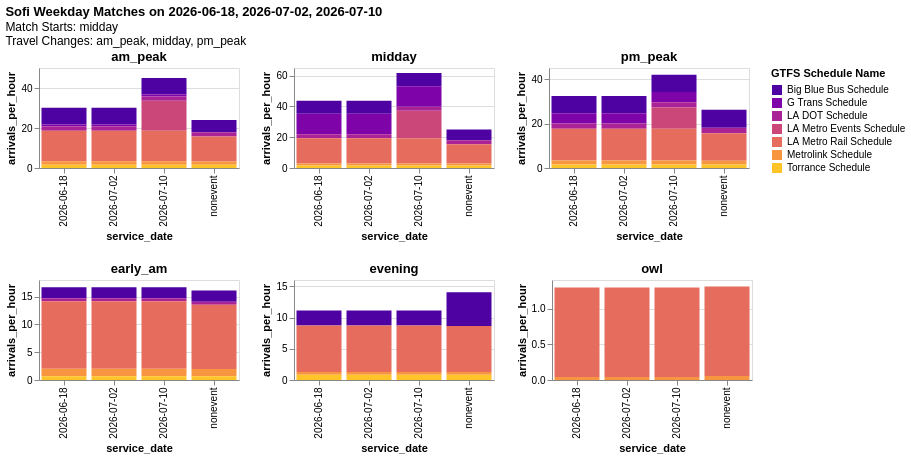

Write notebook code for a chart like this one.
### Code cell
MATCH_TOD = "midday"
MATCH_DAY_TYPE = "weekday"

filtered_sofi_dict = event_helpers.grab_matches_by_day_type(
    wc_vars.sofi_match_times, MATCH_TOD, MATCH_DAY_TYPE)

MATCH_DAYS = list(filtered_sofi_dict.keys())

selection = alt.selection_point(fields=["schedule_name"], bind="legend")

indiv_time_of_day_charts = [
    chart_utils.arrivals_by_time_of_day_grouped_bar(
        stop_tod_df[stop_tod_df.service_date.isin(["nonevent"] + MATCH_DAYS)], 
        time_of_day, 
        MATCH_DAY_TYPE
    ).properties(
        title = f"{time_of_day}", width=200, height=100
    ).add_params(selection) 
    for time_of_day in ["am_peak", "midday", "pm_peak", "early_am", "evening", "owl"]
    # set time-of-day order to put times surrounding match at the top
]    

alt.vconcat(
    alt.hconcat(*indiv_time_of_day_charts[:3]),
    alt.hconcat(*indiv_time_of_day_charts[3:])
).add_params(selection).properties(
    title={
        "text": f"Sofi {MATCH_DAY_TYPE.title()} Matches on {', '.join(MATCH_DAYS)}", 
        "subtitle": [f"Match Starts: {MATCH_TOD}", "Travel Changes: am_peak, midday, pm_peak"]
}).resolve_scale(y ='shared')

### Figure 1 — Vega-Lite specification as saved in the notebook (floating-point values rounded to 4 significant figures)
{"config": {"view": {"continuousWidth": 300, "continuousHeight": 300}}, "vconcat": [{"hconcat": [{"data": {"name": "data-d1bce84691cea832c64e9eb0a28d695e"}, "mark": {"type": "bar"}, "encoding": {"color": {"field": "schedule_name", "scale": {"scheme": "plasma"}, "title": "GTFS Schedule Name", "type": "nominal"}, "opacity": {"condition": [{"param": "param_a158309175e8dd35", "value": 1}], "value": 0.2}, "tooltip": [{"field": "service_date", "type": "nominal"}, {"field": "schedule_name", "type": "nominal"}, {"field": "day_type", "type": "nominal"}, {"field": "time_of_day", "type": "nominal"}, {"field": "arrivals_per_hour", "type": "quantitative"}], "x": {"field": "service_date", "type": "nominal"}, "y": {"field": "arrivals_per_hour", "type": "quantitative"}}, "height": 100, "name": "view_f9486f6c983d7c4b_0", "title": "am_peak", "width": 200}, {"data": {"name": "data-445a67df2d89c1b43c7ea03a871e0b69"}, "mark": {"type": "bar"}, "encoding": {"color": {"field": "schedule_name", "scale": {"scheme": "plasma"}, "title": "GTFS Schedule Name", "type": "nominal"}, "opacity": {"condition": [{"param": "param_a158309175e8dd35", "value": 1}], "value": 0.2}, "tooltip": [{"field": "service_date", "type": "nominal"}, {"field": "schedule_name", "type": "nominal"}, {"field": "day_type", "type": "nominal"}, {"field": "time_of_day", "type": "nominal"}, {"field": "arrivals_per_hour", "type": "quantitative"}], "x": {"field": "service_date", "type": "nominal"}, "y": {"field": "arrivals_per_hour", "type": "quantitative"}}, "height": 100, "name": "view_ff074af3137010f8_1", "title": "midday", "width": 200}, {"data": {"name": "data-72ea6448847cb14177fd93e15ac3bbdb"}, "mark": {"type": "bar"}, "encoding": {"color": {"field": "schedule_name", "scale": {"scheme": "plasma"}, "title": "GTFS Schedule Name", "type": "nominal"}, "opacity": {"condition": [{"param": "param_a158309175e8dd35", "value": 1}], "value": 0.2}, "tooltip": [{"field": "service_date", "type": "nominal"}, {"field": "schedule_name", "type": "nominal"}, {"field": "day_type", "type": "nominal"}, {"field": "time_of_day", "type": "nominal"}, {"field": "arrivals_per_hour", "type": "quantitative"}], "x": {"field": "service_date", "type": "nominal"}, "y": {"field": "arrivals_per_hour", "type": "quantitative"}}, "height": 100, "name": "view_c847cef48043feca_2", "title": "pm_peak", "width": 200}]}, {"hconcat": [{"data": {"name": "data-3fd7786a6aa28c065c086a2c31150a24"}, "mark": {"type": "bar"}, "encoding": {"color": {"field": "schedule_name", "scale": {"scheme": "plasma"}, "title": "GTFS Schedule Name", "type": "nominal"}, "opacity": {"condition": [{"param": "param_a158309175e8dd35", "value": 1}], "value": 0.2}, "tooltip": [{"field": "service_date", "type": "nominal"}, {"field": "schedule_name", "type": "nominal"}, {"field": "day_type", "type": "nominal"}, {"field": "time_of_day", "type": "nominal"}, {"field": "arrivals_per_hour", "type": "quantitative"}], "x": {"field": "service_date", "type": "nominal"}, "y": {"field": "arrivals_per_hour", "type": "quantitative"}}, "height": 100, "name": "view_c39b7b4f1748fafd_0", "title": "early_am", "width": 200}, {"data": {"name": "data-2212a4420f5fe33f2a986e02635774fd"}, "mark": {"type": "bar"}, "encoding": {"color": {"field": "schedule_name", "scale": {"scheme": "plasma"}, "title": "GTFS Schedule Name", "type": "nominal"}, "opacity": {"condition": [{"param": "param_a158309175e8dd35", "value": 1}], "value": 0.2}, "tooltip": [{"field": "service_date", "type": "nominal"}, {"field": "schedule_name", "type": "nominal"}, {"field": "day_type", "type": "nominal"}, {"field": "time_of_day", "type": "nominal"}, {"field": "arrivals_per_hour", "type": "quantitative"}], "x": {"field": "service_date", "type": "nominal"}, "y": {"field": "arrivals_per_hour", "type": "quantitative"}}, "height": 100, "name": "view_2cf6fe96efd421d5_1", "title": "evening", "width": 200}, {"data": {"name": "data-e68e04fa0cd42c44de89b12f7204658c"}, "mark": {"type": "bar"}, "encoding": {"color": {"field": "schedule_name", "scale": {"scheme": "plasma"}, "title": "GTFS Schedule Name", "type": "nominal"}, "opacity": {"condition": [{"param": "param_a158309175e8dd35", "value": 1}], "value": 0.2}, "tooltip": [{"field": "service_date", "type": "nominal"}, {"field": "schedule_name", "type": "nominal"}, {"field": "day_type", "type": "nominal"}, {"field": "time_of_day", "type": "nominal"}, {"field": "arrivals_per_hour", "type": "quantitative"}], "x": {"field": "service_date", "type": "nominal"}, "y": {"field": "arrivals_per_hour", "type": "quantitative"}}, "height": 100, "name": "view_7e26222b934b5f65_2", "title": "owl", "width": 200}]}], "params": [{"name": "param_a158309175e8dd35", "select": {"type": "point", "fields": ["schedule_name"]}, "bind": "legend", "views": ["view_c39b7b4f1748fafd_0", "view_2cf6fe96efd421d5_1", "view_7e26222b934b5f65_2", "view_f9486f6c983d7c4b_0", "view_ff074af3137010f8_1", "view_c847cef48043feca_2"]}], "resolve": {"scale": {"y": "shared"}}, "title": {"text": "Sofi Weekday Matches on 2026-06-18, 2026-07-02, 2026-07-10", "subtitle": ["Match Starts: midday", "Travel Changes: am_peak, midday, pm_peak"]}, "$schema": "https://vega.github.io/schema/vega-lite/v6.4.1.json", "datasets": {"data-d1bce84691cea832c64e9eb0a28d695e": [{"service_date": "2026-06-18", "schedule_name": "Big Blue Bus Schedule", "time_of_day": "am_peak", "day_type": "weekday", "arrivals_per_hour": 8.3, "n_stops": 2}, {"service_date": "2026-06-18", "schedule_name": "G Trans Schedule", "time_of_day": "am_peak", "day_type": "weekday", "arrivals_per_hour": 1.0, "n_stops": 4}, {"service_date": "2026-06-18", "schedule_name": "LA DOT Schedule", "time_of_day": "am_peak", "day_type": "weekday", "arrivals_per_hour": 2.147, "n_stops": 68}, {"service_date": "2026-06-18", "schedule_name": "LA Metro Rail Schedule", "time_of_day": "am_peak", "day_type": "weekday", "arrivals_per_hour": 15.29, "n_stops": 23}, {"service_date": "2026-06-18", "schedule_name": "Metrolink Schedule", "time_of_day": "am_peak", "day_type": "weekday", "arrivals_per_hour": 1.738, "n_stops": 65}, {"service_date": "2026-06-18", "schedule_name": "Torrance Schedule", "time_of_day": "am_peak", "day_type": "weekday", "arrivals_per_hour": 1.606, "n_stops": 87}, {"service_date": "2026-07-02", "schedule_name": "Big Blue Bus Schedule", "time_of_day": "am_peak", "day_type": "weekday", "arrivals_per_hour": 8.3, "n_stops": 2}, {"service_date": "2026-07-02", "schedule_name": "G Trans Schedule", "time_of_day": "am_peak", "day_type": "weekday", "arrivals_per_hour": 1.0, "n_stops": 4}, {"service_date": "2026-07-02", "schedule_name": "LA DOT Schedule", "time_of_day": "am_peak", "day_type": "weekday", "arrivals_per_hour": 2.147, "n_stops": 68}, {"service_date": "2026-07-02", "schedule_name": "LA Metro Rail Schedule", "time_of_day": "am_peak", "day_type": "weekday", "arrivals_per_hour": 15.29, "n_stops": 23}, {"service_date": "2026-07-02", "schedule_name": "Metrolink Schedule", "time_of_day": "am_peak", "day_type": "weekday", "arrivals_per_hour": 1.738, "n_stops": 65}, {"service_date": "2026-07-02", "schedule_name": "Torrance Schedule", "time_of_day": "am_peak", "day_type": "weekday", "arrivals_per_hour": 1.606, "n_stops": 87}, {"service_date": "2026-07-10", "schedule_name": "Big Blue Bus Schedule", "time_of_day": "am_peak", "day_type": "weekday", "arrivals_per_hour": 8.3, "n_stops": 2}, {"service_date": "2026-07-10", "schedule_name": "G Trans Schedule", "time_of_day": "am_peak", "day_type": "weekday", "arrivals_per_hour": 1.0, "n_stops": 4}, {"service_date": "2026-07-10", "schedule_name": "LA DOT Schedule", "time_of_day": "am_peak", "day_type": "weekday", "arrivals_per_hour": 2.147, "n_stops": 68}, {"service_date": "2026-07-10", "schedule_name": "LA Metro Events Schedule", "time_of_day": "am_peak", "day_type": "weekday", "arrivals_per_hour": 14.93, "n_stops": 20}, {"service_date": "2026-07-10", "schedule_name": "LA Metro Rail Schedule", "time_of_day": "am_peak", "day_type": "weekday", "arrivals_per_hour": 15.29, "n_stops": 23}, {"service_date": "2026-07-10", "schedule_name": "Metrolink Schedule", "time_of_day": "am_peak", "day_type": "weekday", "arrivals_per_hour": 1.738, "n_stops": 65}, {"service_date": "2026-07-10", "schedule_name": "Torrance Schedule", "time_of_day": "am_peak", "day_type": "weekday", "arrivals_per_hour": 1.606, "n_stops": 87}, {"service_date": "nonevent", "schedule_name": "Big Blue Bus Schedule", "time_of_day": "am_peak", "day_type": "weekday", "arrivals_per_hour": 6.15, "n_stops": 2}, {"service_date": "nonevent", "schedule_name": "LA DOT Schedule", "time_of_day": "am_peak", "day_type": "weekday", "arrivals_per_hour": 2.147, "n_stops": 68}, {"service_date": "nonevent", "schedule_name": "LA Metro Rail Schedule", "time_of_day": "am_peak", "day_type": "weekday", "arrivals_per_hour": 12.45, "n_stops": 23}, {"service_date": "nonevent", "schedule_name": "Metrolink Schedule", "time_of_day": "am_peak", "day_type": "weekday", "arrivals_per_hour": 1.683, "n_stops": 66}, {"service_date": "nonevent", "schedule_name": "Torrance Schedule", "time_of_day": "am_peak", "day_type": "weekday", "arrivals_per_hour": 1.605, "n_stops": 87}], "data-445a67df2d89c1b43c7ea03a871e0b69": [{"service_date": "2026-06-18", "schedule_name": "Big Blue Bus Schedule", "time_of_day": "midday", "day_type": "weekday", "arrivals_per_hour": 8.5, "n_stops": 2}, {"service_date": "2026-06-18", "schedule_name": "G Trans Schedule", "time_of_day": "midday", "day_type": "weekday", "arrivals_per_hour": 13.4, "n_stops": 4}, {"service_date": "2026-06-18", "schedule_name": "LA DOT Schedule", "time_of_day": "midday", "day_type": "weekday", "arrivals_per_hour": 2.597, "n_stops": 68}, {"service_date": "2026-06-18", "schedule_name": "LA Metro Rail Schedule", "time_of_day": "midday", "day_type": "weekday", "arrivals_per_hour": 16.3, "n_stops": 23}, {"service_date": "2026-06-18", "schedule_name": "Metrolink Schedule", "time_of_day": "midday", "day_type": "weekday", "arrivals_per_hour": 1.375, "n_stops": 65}, {"service_date": "2026-06-18", "schedule_name": "Torrance Schedule", "time_of_day": "midday", "day_type": "weekday", "arrivals_per_hour": 1.589, "n_stops": 87}, {"service_date": "2026-07-02", "schedule_name": "Big Blue Bus Schedule", "time_of_day": "midday", "day_type": "weekday", "arrivals_per_hour": 8.5, "n_stops": 2}, {"service_date": "2026-07-02", "schedule_name": "G Trans Schedule", "time_of_day": "midday", "day_type": "weekday", "arrivals_per_hour": 13.4, "n_stops": 4}, {"service_date": "2026-07-02", "schedule_name": "LA DOT Schedule", "time_of_day": "midday", "day_type": "weekday", "arrivals_per_hour": 2.597, "n_stops": 68}, {"service_date": "2026-07-02", "schedule_name": "LA Metro Rail Schedule", "time_of_day": "midday", "day_type": "weekday", "arrivals_per_hour": 16.3, "n_stops": 23}, {"service_date": "2026-07-02", "schedule_name": "Metrolink Schedule", "time_of_day": "midday", "day_type": "weekday", "arrivals_per_hour": 1.375, "n_stops": 65}, {"service_date": "2026-07-02", "schedule_name": "Torrance Schedule", "time_of_day": "midday", "day_type": "weekday", "arrivals_per_hour": 1.589, "n_stops": 87}, {"service_date": "2026-07-10", "schedule_name": "Big Blue Bus Schedule", "time_of_day": "midday", "day_type": "weekday", "arrivals_per_hour": 8.5, "n_stops": 2}, {"service_date": "2026-07-10", "schedule_name": "G Trans Schedule", "time_of_day": "midday", "day_type": "weekday", "arrivals_per_hour": 13.4, "n_stops": 4}, {"service_date": "2026-07-10", "schedule_name": "LA DOT Schedule", "time_of_day": "midday", "day_type": "weekday", "arrivals_per_hour": 2.597, "n_stops": 68}, {"service_date": "2026-07-10", "schedule_name": "LA Metro Events Schedule", "time_of_day": "midday", "day_type": "weekday", "arrivals_per_hour": 17.92, "n_stops": 20}, {"service_date": "2026-07-10", "schedule_name": "LA Metro Rail Schedule", "time_of_day": "midday", "day_type": "weekday", "arrivals_per_hour": 16.3, "n_stops": 23}, {"service_date": "2026-07-10", "schedule_name": "Metrolink Schedule", "time_of_day": "midday", "day_type": "weekday", "arrivals_per_hour": 1.375, "n_stops": 65}, {"service_date": "2026-07-10", "schedule_name": "Torrance Schedule", "time_of_day": "midday", "day_type": "weekday", "arrivals_per_hour": 1.589, "n_stops": 87}, {"service_date": "nonevent", "schedule_name": "Big Blue Bus Schedule", "time_of_day": "midday", "day_type": "weekday", "arrivals_per_hour": 7.1, "n_stops": 2}, {"service_date": "nonevent", "schedule_name": "LA DOT Schedule", "time_of_day": "midday", "day_type": "weekday", "arrivals_per_hour": 2.597, "n_stops": 68}, {"service_date": "nonevent", "schedule_name": "LA Metro Rail Schedule", "time_of_day": "midday", "day_type": "weekday", "arrivals_per_hour": 12.44, "n_stops": 23}, {"service_date": "nonevent", "schedule_name": "Metrolink Schedule", "time_of_day": "midday", "day_type": "weekday", "arrivals_per_hour": 1.353, "n_stops": 66}, {"service_date": "nonevent", "schedule_name": "Torrance Schedule", "time_of_day": "midday", "day_type": "weekday", "arrivals_per_hour": 1.589, "n_stops": 87}], "data-72ea6448847cb14177fd93e15ac3bbdb": [{"service_date": "2026-06-18", "schedule_name": "Big Blue Bus Schedule", "time_of_day": "pm_peak", "day_type": "weekday", "arrivals_per_hour": 7.8, "n_stops": 2}, {"service_date": "2026-06-18", "schedule_name": "G Trans Schedule", "time_of_day": "pm_peak", "day_type": "weekday", "arrivals_per_hour": 4.6, "n_stops": 4}, {"service_date": "2026-06-18", "schedule_name": "LA DOT Schedule", "time_of_day": "pm_peak", "day_type": "weekday", "arrivals_per_hour": 2.415, "n_stops": 68}, {"service_date": "2026-06-18", "schedule_name": "LA Metro Rail Schedule", "time_of_day": "pm_peak", "day_type": "weekday", "arrivals_per_hour": 14.3, "n_stops": 23}, {"service_date": "2026-06-18", "schedule_name": "Metrolink Schedule", "time_of_day": "pm_peak", "day_type": "weekday", "arrivals_per_hour": 1.782, "n_stops": 65}, {"service_date": "2026-06-18", "schedule_name": "Torrance Schedule", "time_of_day": "pm_peak", "day_type": "weekday", "arrivals_per_hour": 1.563, "n_stops": 87}, {"service_date": "2026-07-02", "schedule_name": "Big Blue Bus Schedule", "time_of_day": "pm_peak", "day_type": "weekday", "arrivals_per_hour": 7.8, "n_stops": 2}, {"service_date": "2026-07-02", "schedule_name": "G Trans Schedule", "time_of_day": "pm_peak", "day_type": "weekday", "arrivals_per_hour": 4.6, "n_stops": 4}, {"service_date": "2026-07-02", "schedule_name": "LA DOT Schedule", "time_of_day": "pm_peak", "day_type": "weekday", "arrivals_per_hour": 2.415, "n_stops": 68}, {"service_date": "2026-07-02", "schedule_name": "LA Metro Rail Schedule", "time_of_day": "pm_peak", "day_type": "weekday", "arrivals_per_hour": 14.3, "n_stops": 23}, {"service_date": "2026-07-02", "schedule_name": "Metrolink Schedule", "time_of_day": "pm_peak", "day_type": "weekday", "arrivals_per_hour": 1.782, "n_stops": 65}, {"service_date": "2026-07-02", "schedule_name": "Torrance Schedule", "time_of_day": "pm_peak", "day_type": "weekday", "arrivals_per_hour": 1.563, "n_stops": 87}, {"service_date": "2026-07-10", "schedule_name": "Big Blue Bus Schedule", "time_of_day": "pm_peak", "day_type": "weekday", "arrivals_per_hour": 7.8, "n_stops": 2}, {"service_date": "2026-07-10", "schedule_name": "G Trans Schedule", "time_of_day": "pm_peak", "day_type": "weekday", "arrivals_per_hour": 4.6, "n_stops": 4}, {"service_date": "2026-07-10", "schedule_name": "LA DOT Schedule", "time_of_day": "pm_peak", "day_type": "weekday", "arrivals_per_hour": 2.415, "n_stops": 68}, {"service_date": "2026-07-10", "schedule_name": "LA Metro Events Schedule", "time_of_day": "pm_peak", "day_type": "weekday", "arrivals_per_hour": 9.54, "n_stops": 20}, {"service_date": "2026-07-10", "schedule_name": "LA Metro Rail Schedule", "time_of_day": "pm_peak", "day_type": "weekday", "arrivals_per_hour": 14.3, "n_stops": 23}, {"service_date": "2026-07-10", "schedule_name": "Metrolink Schedule", "time_of_day": "pm_peak", "day_type": "weekday", "arrivals_per_hour": 1.782, "n_stops": 65}, {"service_date": "2026-07-10", "schedule_name": "Torrance Schedule", "time_of_day": "pm_peak", "day_type": "weekday", "arrivals_per_hour": 1.563, "n_stops": 87}, {"service_date": "nonevent", "schedule_name": "Big Blue Bus Schedule", "time_of_day": "pm_peak", "day_type": "weekday", "arrivals_per_hour": 8.1, "n_stops": 2}, {"service_date": "nonevent", "schedule_name": "LA DOT Schedule", "time_of_day": "pm_peak", "day_type": "weekday", "arrivals_per_hour": 2.415, "n_stops": 68}, {"service_date": "nonevent", "schedule_name": "LA Metro Rail Schedule", "time_of_day": "pm_peak", "day_type": "weekday", "arrivals_per_hour": 12.44, "n_stops": 23}, {"service_date": "nonevent", "schedule_name": "Metrolink Schedule", "time_of_day": "pm_peak", "day_type": "weekday", "arrivals_per_hour": 1.681, "n_stops": 66}, {"service_date": "nonevent", "schedule_name": "Torrance Schedule", "time_of_day": "pm_peak", "day_type": "weekday", "arrivals_per_hour": 1.561, "n_stops": 87}], "data-3fd7786a6aa28c065c086a2c31150a24": [{"service_date": "2026-06-18", "schedule_name": "Big Blue Bus Schedule", "time_of_day": "early_am", "day_type": "weekday", "arrivals_per_hour": 2.0, "n_stops": 2}, {"service_date": "2026-06-18", "schedule_name": "G Trans Schedule", "time_of_day": "early_am", "day_type": "weekday", "arrivals_per_hour": 0.0, "n_stops": 4}, {"service_date": "2026-06-18", "schedule_name": "LA DOT Schedule", "time_of_day": "early_am", "day_type": "weekday", "arrivals_per_hour": 0.5382, "n_stops": 68}, {"service_date": "2026-06-18", "schedule_name": "LA Metro Rail Schedule", "time_of_day": "early_am", "day_type": "weekday", "arrivals_per_hour": 12.13, "n_stops": 23}, {"service_date": "2026-06-18", "schedule_name": "Metrolink Schedule", "time_of_day": "early_am", "day_type": "weekday", "arrivals_per_hour": 1.365, "n_stops": 65}, {"service_date": "2026-06-18", "schedule_name": "Torrance Schedule", "time_of_day": "early_am", "day_type": "weekday", "arrivals_per_hour": 0.6678, "n_stops": 87}, {"service_date": "2026-07-02", "schedule_name": "Big Blue Bus Schedule", "time_of_day": "early_am", "day_type": "weekday", "arrivals_per_hour": 2.0, "n_stops": 2}, {"service_date": "2026-07-02", "schedule_name": "G Trans Schedule", "time_of_day": "early_am", "day_type": "weekday", "arrivals_per_hour": 0.0, "n_stops": 4}, {"service_date": "2026-07-02", "schedule_name": "LA DOT Schedule", "time_of_day": "early_am", "day_type": "weekday", "arrivals_per_hour": 0.5382, "n_stops": 68}, {"service_date": "2026-07-02", "schedule_name": "LA Metro Rail Schedule", "time_of_day": "early_am", "day_type": "weekday", "arrivals_per_hour": 12.13, "n_stops": 23}, {"service_date": "2026-07-02", "schedule_name": "Metrolink Schedule", "time_of_day": "early_am", "day_type": "weekday", "arrivals_per_hour": 1.365, "n_stops": 65}, {"service_date": "2026-07-02", "schedule_name": "Torrance Schedule", "time_of_day": "early_am", "day_type": "weekday", "arrivals_per_hour": 0.6678, "n_stops": 87}, {"service_date": "2026-07-10", "schedule_name": "Big Blue Bus Schedule", "time_of_day": "early_am", "day_type": "weekday", "arrivals_per_hour": 2.0, "n_stops": 2}, {"service_date": "2026-07-10", "schedule_name": "G Trans Schedule", "time_of_day": "early_am", "day_type": "weekday", "arrivals_per_hour": 0.0, "n_stops": 4}, {"service_date": "2026-07-10", "schedule_name": "LA DOT Schedule", "time_of_day": "early_am", "day_type": "weekday", "arrivals_per_hour": 0.5382, "n_stops": 68}, {"service_date": "2026-07-10", "schedule_name": "LA Metro Events Schedule", "time_of_day": "early_am", "day_type": "weekday", "arrivals_per_hour": 0.0, "n_stops": 20}, {"service_date": "2026-07-10", "schedule_name": "LA Metro Rail Schedule", "time_of_day": "early_am", "day_type": "weekday", "arrivals_per_hour": 12.13, "n_stops": 23}, {"service_date": "2026-07-10", "schedule_name": "Metrolink Schedule", "time_of_day": "early_am", "day_type": "weekday", "arrivals_per_hour": 1.365, "n_stops": 65}, {"service_date": "2026-07-10", "schedule_name": "Torrance Schedule", "time_of_day": "early_am", "day_type": "weekday", "arrivals_per_hour": 0.6678, "n_stops": 87}, {"service_date": "nonevent", "schedule_name": "Big Blue Bus Schedule", "time_of_day": "early_am", "day_type": "weekday", "arrivals_per_hour": 2.0, "n_stops": 2}, {"service_date": "nonevent", "schedule_name": "LA DOT Schedule", "time_of_day": "early_am", "day_type": "weekday", "arrivals_per_hour": 0.5382, "n_stops": 68}, {"service_date": "nonevent", "schedule_name": "LA Metro Rail Schedule", "time_of_day": "early_am", "day_type": "weekday", "arrivals_per_hour": 11.59, "n_stops": 23}, {"service_date": "nonevent", "schedule_name": "Metrolink Schedule", "time_of_day": "early_am", "day_type": "weekday", "arrivals_per_hour": 1.291, "n_stops": 66}, {"service_date": "nonevent", "schedule_name": "Torrance Schedule", "time_of_day": "early_am", "day_type": "weekday", "arrivals_per_hour": 0.6663, "n_stops": 87}], "data-2212a4420f5fe33f2a986e02635774fd": [{"service_date": "2026-06-18", "schedule_name": "Big Blue Bus Schedule", "time_of_day": "evening", "day_type": "weekday", "arrivals_per_hour": 2.4, "n_stops": 2}, {"service_date": "2026-06-18", "schedule_name": "G Trans Schedule", "time_of_day": "evening", "day_type": "weekday", "arrivals_per_hour": 0.0, "n_stops": 4}, {"service_date": "2026-06-18", "schedule_name": "LA DOT Schedule", "time_of_day": "evening", "day_type": "weekday", "arrivals_per_hour": 0.0, "n_stops": 68}, {"service_date": "2026-06-18", "schedule_name": "LA Metro Rail Schedule", "time_of_day": "evening", "day_type": "weekday", "arrivals_per_hour": 7.413, "n_stops": 23}, {"service_date": "2026-06-18", "schedule_name": "Metrolink Schedule", "time_of_day": "evening", "day_type": "weekday", "arrivals_per_hour": 0.4723, "n_stops": 65}, {"service_date": "2026-06-18", "schedule_name": "Torrance Schedule", "time_of_day": "evening", "day_type": "weekday", "arrivals_per_hour": 0.823, "n_stops": 87}, {"service_date": "2026-07-02", "schedule_name": "Big Blue Bus Schedule", "time_of_day": "evening", "day_type": "weekday", "arrivals_per_hour": 2.4, "n_stops": 2}, {"service_date": "2026-07-02", "schedule_name": "G Trans Schedule", "time_of_day": "evening", "day_type": "weekday", "arrivals_per_hour": 0.0, "n_stops": 4}, {"service_date": "2026-07-02", "schedule_name": "LA DOT Schedule", "time_of_day": "evening", "day_type": "weekday", "arrivals_per_hour": 0.0, "n_stops": 68}, {"service_date": "2026-07-02", "schedule_name": "LA Metro Rail Schedule", "time_of_day": "evening", "day_type": "weekday", "arrivals_per_hour": 7.413, "n_stops": 23}, {"service_date": "2026-07-02", "schedule_name": "Metrolink Schedule", "time_of_day": "evening", "day_type": "weekday", "arrivals_per_hour": 0.4723, "n_stops": 65}, {"service_date": "2026-07-02", "schedule_name": "Torrance Schedule", "time_of_day": "evening", "day_type": "weekday", "arrivals_per_hour": 0.823, "n_stops": 87}, {"service_date": "2026-07-10", "schedule_name": "Big Blue Bus Schedule", "time_of_day": "evening", "day_type": "weekday", "arrivals_per_hour": 2.4, "n_stops": 2}, {"service_date": "2026-07-10", "schedule_name": "G Trans Schedule", "time_of_day": "evening", "day_type": "weekday", "arrivals_per_hour": 0.0, "n_stops": 4}, {"service_date": "2026-07-10", "schedule_name": "LA DOT Schedule", "time_of_day": "evening", "day_type": "weekday", "arrivals_per_hour": 0.0, "n_stops": 68}, {"service_date": "2026-07-10", "schedule_name": "LA Metro Events Schedule", "time_of_day": "evening", "day_type": "weekday", "arrivals_per_hour": 0.0, "n_stops": 20}, {"service_date": "2026-07-10", "schedule_name": "LA Metro Rail Schedule", "time_of_day": "evening", "day_type": "weekday", "arrivals_per_hour": 7.413, "n_stops": 23}, {"service_date": "2026-07-10", "schedule_name": "Metrolink Schedule", "time_of_day": "evening", "day_type": "weekday", "arrivals_per_hour": 0.4723, "n_stops": 65}, {"service_date": "2026-07-10", "schedule_name": "Torrance Schedule", "time_of_day": "evening", "day_type": "weekday", "arrivals_per_hour": 0.823, "n_stops": 87}, {"service_date": "nonevent", "schedule_name": "Big Blue Bus Schedule", "time_of_day": "evening", "day_type": "weekday", "arrivals_per_hour": 5.4, "n_stops": 2}, {"service_date": "nonevent", "schedule_name": "LA DOT Schedule", "time_of_day": "evening", "day_type": "weekday", "arrivals_per_hour": 0.0, "n_stops": 68}, {"service_date": "nonevent", "schedule_name": "LA Metro Rail Schedule", "time_of_day": "evening", "day_type": "weekday", "arrivals_per_hour": 7.361, "n_stops": 23}, {"service_date": "nonevent", "schedule_name": "Metrolink Schedule", "time_of_day": "evening", "day_type": "weekday", "arrivals_per_hour": 0.4468, "n_stops": 66}, {"service_date": "nonevent", "schedule_name": "Torrance Schedule", "time_of_day": "evening", "day_type": "weekday", "arrivals_per_hour": 0.8236, "n_stops": 87}], "data-e68e04fa0cd42c44de89b12f7204658c": [{"service_date": "2026-06-18", "schedule_name": "Big Blue Bus Schedule", "time_of_day": "owl", "day_type": "weekday", "arrivals_per_hour": 0.0, "n_stops": 2}, {"service_date": "2026-06-18", "schedule_name": "G Trans Schedule", "time_of_day": "owl", "day_type": "weekday", "arrivals_per_hour": 0.0, "n_stops": 4}, {"service_date": "2026-06-18", "schedule_name": "LA DOT Schedule", "time_of_day": "owl", "day_type": "weekday", "arrivals_per_hour": 0.0, "n_stops": 68}, {"service_date": "2026-06-18", "schedule_name": "LA Metro Rail Schedule", "time_of_day": "owl", "day_type": "weekday", "arrivals_per_hour": 1.252, "n_stops": 23}, {"service_date": "2026-06-18", "schedule_name": "Metrolink Schedule", "time_of_day": "owl", "day_type": "weekday", "arrivals_per_hour": 0.04308, "n_stops": 65}, {"service_date": "2026-06-18", "schedule_name": "Torrance Schedule", "time_of_day": "owl", "day_type": "weekday", "arrivals_per_hour": 0.0, "n_stops": 87}, {"service_date": "2026-07-02", "schedule_name": "Big Blue Bus Schedule", "time_of_day": "owl", "day_type": "weekday", "arrivals_per_hour": 0.0, "n_stops": 2}, {"service_date": "2026-07-02", "schedule_name": "G Trans Schedule", "time_of_day": "owl", "day_type": "weekday", "arrivals_per_hour": 0.0, "n_stops": 4}, {"service_date": "2026-07-02", "schedule_name": "LA DOT Schedule", "time_of_day": "owl", "day_type": "weekday", "arrivals_per_hour": 0.0, "n_stops": 68}, {"service_date": "2026-07-02", "schedule_name": "LA Metro Rail Schedule", "time_of_day": "owl", "day_type": "weekday", "arrivals_per_hour": 1.252, "n_stops": 23}, {"service_date": "2026-07-02", "schedule_name": "Metrolink Schedule", "time_of_day": "owl", "day_type": "weekday", "arrivals_per_hour": 0.04308, "n_stops": 65}, {"service_date": "2026-07-02", "schedule_name": "Torrance Schedule", "time_of_day": "owl", "day_type": "weekday", "arrivals_per_hour": 0.0, "n_stops": 87}, {"service_date": "2026-07-10", "schedule_name": "Big Blue Bus Schedule", "time_of_day": "owl", "day_type": "weekday", "arrivals_per_hour": 0.0, "n_stops": 2}, {"service_date": "2026-07-10", "schedule_name": "G Trans Schedule", "time_of_day": "owl", "day_type": "weekday", "arrivals_per_hour": 0.0, "n_stops": 4}, {"service_date": "2026-07-10", "schedule_name": "LA DOT Schedule", "time_of_day": "owl", "day_type": "weekday", "arrivals_per_hour": 0.0, "n_stops": 68}, {"service_date": "2026-07-10", "schedule_name": "LA Metro Events Schedule", "time_of_day": "owl", "day_type": "weekday", "arrivals_per_hour": 0.0, "n_stops": 20}, {"service_date": "2026-07-10", "schedule_name": "LA Metro Rail Schedule", "time_of_day": "owl", "day_type": "weekday", "arrivals_per_hour": 1.252, "n_stops": 23}, {"service_date": "2026-07-10", "schedule_name": "Metrolink Schedule", "time_of_day": "owl", "day_type": "weekday", "arrivals_per_hour": 0.04308, "n_stops": 65}, {"service_date": "2026-07-10", "schedule_name": "Torrance Schedule", "time_of_day": "owl", "day_type": "weekday", "arrivals_per_hour": 0.0, "n_stops": 87}, {"service_date": "nonevent", "schedule_name": "Big Blue Bus Schedule", "time_of_day": "owl", "day_type": "weekday", "arrivals_per_hour": 0.0, "n_stops": 2}, {"service_date": "nonevent", "schedule_name": "LA DOT Schedule", "time_of_day": "owl", "day_type": "weekday", "arrivals_per_hour": 0.0, "n_stops": 68}, {"service_date": "nonevent", "schedule_name": "LA Metro Rail Schedule", "time_of_day": "owl", "day_type": "weekday", "arrivals_per_hour": 1.253, "n_stops": 23}, {"service_date": "nonevent", "schedule_name": "Metrolink Schedule", "time_of_day": "owl", "day_type": "weekday", "arrivals_per_hour": 0.055, "n_stops": 66}, {"service_date": "nonevent", "schedule_name": "Torrance Schedule", "time_of_day": "owl", "day_type": "weekday", "arrivals_per_hour": 0.0, "n_stops": 87}]}}
